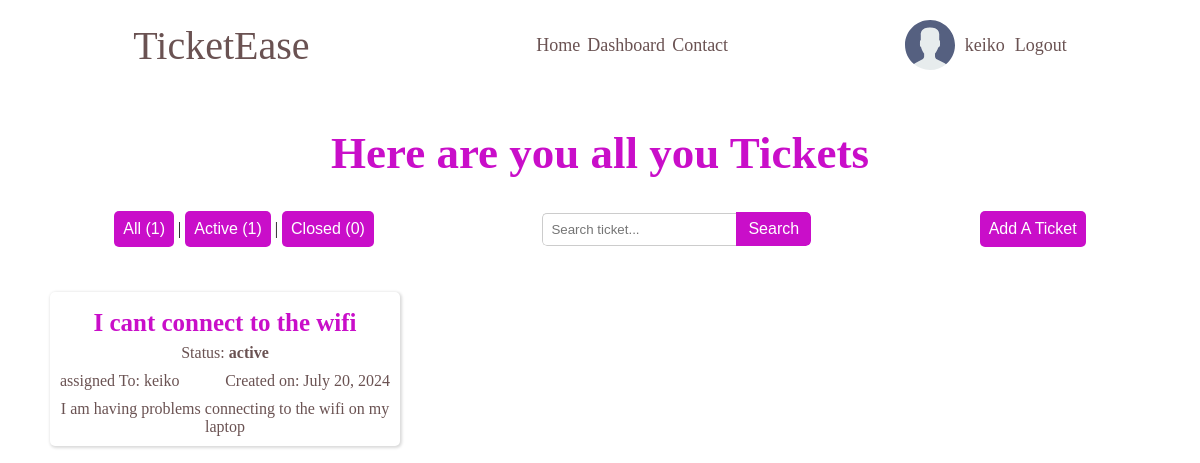
The page /client/keiko/dashboard (signed in) on the database as committed earlier.
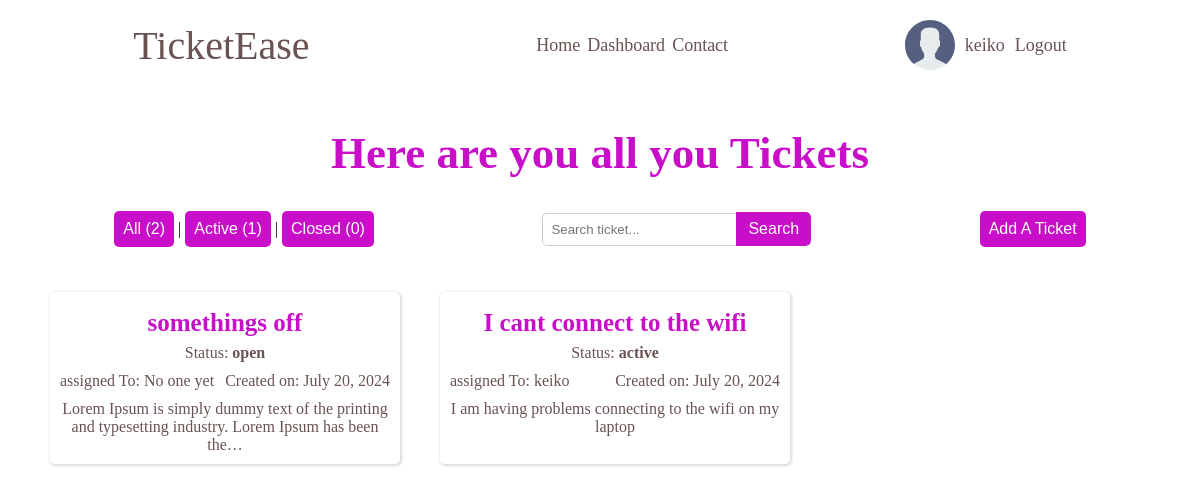
The same page on the database as committed later.
### tickets/models.py (models this page shows, shortened)
class Ticket(models.Model):
    STATUS = (
        ('open', 'open'),
        ('active', 'active'),
        ('closed', 'closed'),
    )
    ticket_id = models.UUIDField(default=uuid.uuid4)
    slug = models.SlugField(unique=True)
    title = models.CharField(max_length=100)
    description = models.TextField()
    status = models.CharField(max_length=100, choices=STATUS, default='open')
    attachments = models.ImageField(null=True, blank=True, upload_to='attachments/')
    created_by = models.ForeignKey(CustomUser, on_delete=models.SET_NULL, null=True, related_name='created_by')
    assigned_to = models.ForeignKey(CustomUser, on_delete=models.SET_NULL, null=True, blank=True, related_name='assigned_to')
    accepted_on = models.DateTimeField(null=True, blank=True)
    closed_on = models.DateTimeField(null=True, blank=True)
    updated_on = models.DateTimeField(auto_now=True)
    created_on = models.DateTimeField(auto_now_add=True)

### accounts/models.py (models this page shows)
class CustomUser(AbstractUser):
    USER_TYPE = (
        ('client', 'client'),
        ('engineer', 'engineer'),
    )
    email = models.EmailField()
    bio = models.TextField()
    user_type = models.CharField(max_length=10, choices=USER_TYPE, default='client')
    avatar = models.ImageField(null=True, default="avatars/default_avatar.svg", upload_to='avatars/')

### tickets/views.py (the view, shortened to what this page needs)
# urls.py: path('client/<str:username>/dashboard', clientDashboard, name='client-dashboard'),
@login_required(login_url=('account_login'))
def clientDashboard(request, username):
    current_client = get_object_or_404(CustomUser, username=username)
    tickets = Ticket.objects.filter(created_by=current_client)
    status = request.GET.get('status')
    query = request.GET.get('Q')
    if status:
        tickets = Ticket.objects.filter(status=status)
    tickets = tickets.order_by('-status', '-created_on')
    all_count = tickets.count()
    active_count = tickets.filter(status='active').count()
    closed_count = tickets.filter(status='closed').count()
    context = {
        'tickets': tickets,
        'all_count': all_count,
        'active_count': active_count,
        'closed_count': closed_count,
        }
    return render(request, 'tickets/client-dashboard.html', context)

### tickets/templates/tickets/client-dashboard.html (shortened to what this page needs)
{% extends 'tickets/index.html' %}
{% load static %}
{% block css %}
    <link rel="stylesheet" href="{% static  'tickets/styles/dashboards.css' %}">
{% endblock %}
{% block content %}
    <section class="dashboard-container">
        <div class="title">
            <h1>Here are you all you Tickets</h1>
        </div>
        <section class="search-filters">
            <section class="status-filters">
                <div class="filter-btns">
                    <button>
                        <a href="{% url 'client-dashboard' username=request.user.username %}?status=" style="color: white;">All ({{ all_count }})</a>
                    </button>
                    |
                    <button>
                        <a href="{% url 'client-dashboard' username=request.user.username %}?status=active" style="color: white;">Active ({{ active_count }})</a>
                    </button>
                    |
                    <button>
                        <a href="{% url 'client-dashboard' username=request.user.username %}?status=closed" style="color: white;">Closed ({{ closed_count }})</a>
                    </button>
                </div>
            </section>
            <section class="search-bar-container">
                <form class="search-bar method="GET" action="{% url 'tickets-view' %}">
                    <input type="text" name="q" placeholder="Search ticket...">
                    <button type="submit">Search</button>
                </form>
            </section>
            <section class="create-ticket">
                <form method="post" action="{% url 'create-ticket' %}">
                    <button type="submit"><a href="{% url 'create-ticket' %}" style="color: white;">Add A Ticket</a></button>
                </form>
            </section>
        </section>
        <section class="tickets">
            {% for ticket in tickets %}
                <div class="ticket-container">
                    <section class="ticket-details">
                        <div class="title">
                            <h2 style="font-size: 25px;"> <a href="{% url 'ticket-details' slug=ticket.slug %}" style="color: rgb(201, 14, 201);">{{ ticket.title }}</a></h2>
                        </div>
                        <section class="status">
                            <p style="text-align: center;">Status: <b>{{ ticket.status }}</b></p>
                        </section>
                        <div class="detail-header">
                            <div class="created-by">
                                {% if ticket.assigned_to %}
                                    <p>assigned To: {{ticket.created_by}}</p>
                                {% else %}
                                    <p>assigned To: No one yet</p>
                                {% endif %}
                            </div>
                            <div class="date">
                                <p>Created on: {{ticket.created_on | date:'F j, Y' }}</p>
                            </div>
                        </div>
                        <section class="description">
                            <p>{{ ticket.description | truncatechars:100 }}</p>
                        </section>
                    </section>
                </div>
            {% empty %}
                    <section class="empty" style="display: flex; justify-content: center; align-items: center;">
                        <p>You have no tickets. You can <a href="{% url 'create-ticket' %}" style="color: rgb(201, 14, 201);">Create </a>one</p>
                    </section>
            {% endfor %}
        </section>
    </section>
{% endblock %}

Rows that differ between the two databases and show on the page:
added Ticket: title "somethings off", status "open", shows "assigned To: No one yet", created_on "July 20, 2024", description "Lorem Ipsum is simply dummy text of the printing and typesetting industry. Lorem Ipsum has been the…"
Other text that changed with them:
{{ all_count }}: "1" → "2"
